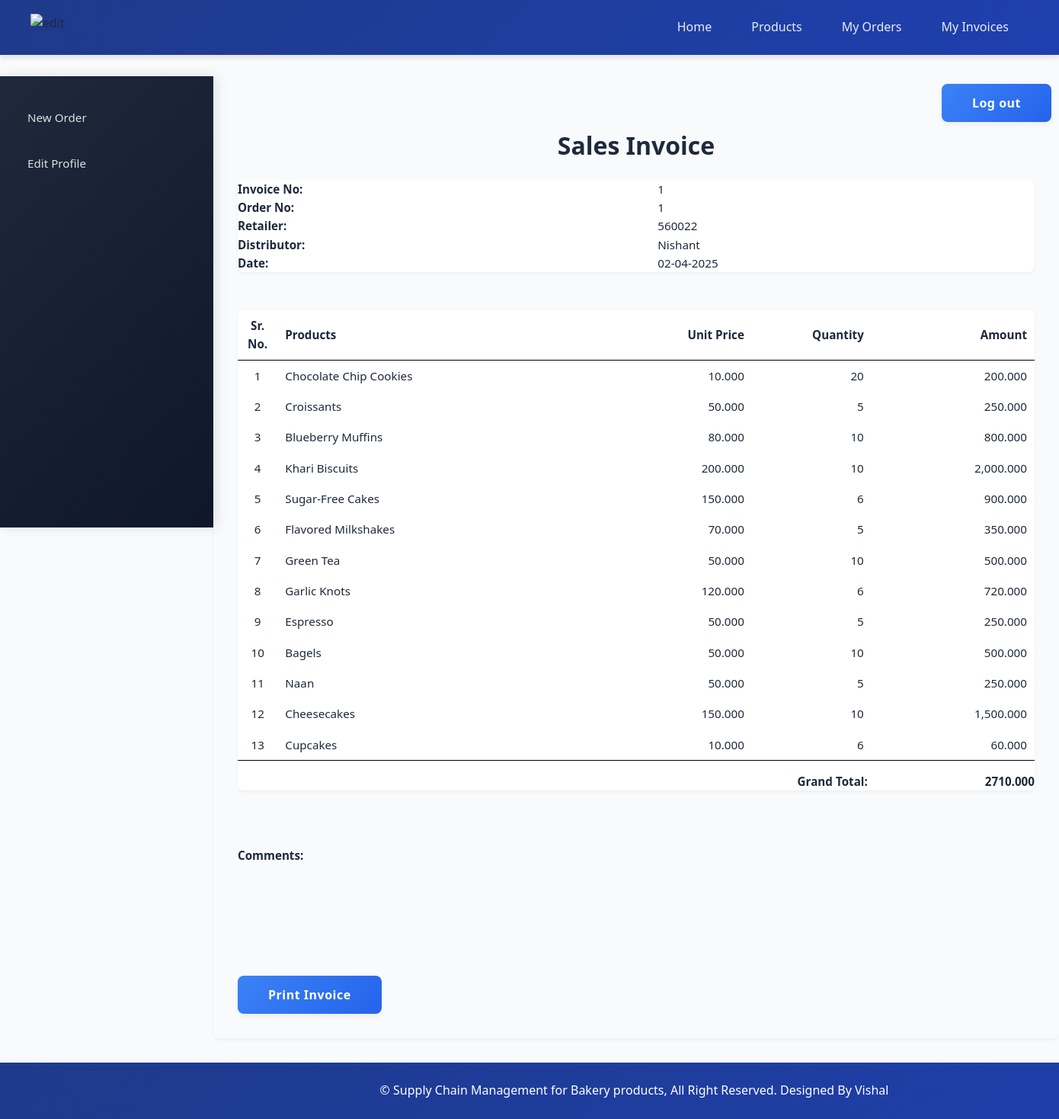
The app's page /retailer/view_invoice_items.php?id=1 (signed in) with its own data.
### tables this page shows
CREATE TABLE `invoice` (
  `invoice_id` int(11) NOT NULL,
  `order_id` int(11) NOT NULL,
  `retailer_id` int(11) NOT NULL,
  `dist_id` int(11) NOT NULL,
  `date` date NOT NULL,
  `total_amount` decimal(10,3) NOT NULL,
  `comments` text DEFAULT NULL
);

CREATE TABLE `area` (
  `area_id` int(11) NOT NULL,
  `area_name` varchar(50) NOT NULL,
  `area_code` varchar(10) NOT NULL
);

CREATE TABLE `distributor` (
  `dist_id` int(11) NOT NULL,
  `dist_name` varchar(25) NOT NULL,
  `dist_email` varchar(50) DEFAULT NULL,
  `dist_phone` varchar(10) NOT NULL,
  `dist_phone2` varchar(10) NOT NULL,
  `dist_address` varchar(200) DEFAULT NULL
);

CREATE TABLE `invoice_items` (
  `invoice_items_id` int(11) NOT NULL,
  `invoice_id` int(11) NOT NULL,
  `product_id` int(11) NOT NULL,
  `quantity` int(6) NOT NULL
);

CREATE TABLE `products` (
  `pro_id` int(11) NOT NULL,
  `pro_name` varchar(25) NOT NULL,
  `pro_desc` text DEFAULT NULL,
  `pro_price` decimal(10,3) NOT NULL,
  `unit` int(11) NOT NULL,
  `pro_cat` int(11) NOT NULL,
  `quantity` int(6) DEFAULT NULL
);

### retailer/view_invoice_items.php (the view, shortened to what this page needs)
<?php
	require("../includes/config.php");
	if(isset($_SESSION['retailer_login'])) {
		if(isset($_GET['id'])){
			$invoice_id = $_GET['id'];
			$queryInvoiceItems = "SELECT *,invoice_items.quantity as quantity FROM invoice,invoice_items,products WHERE invoice.invoice_id='$invoice_id' AND invoice_items.product_id=products.pro_id AND invoice_items.invoice_id=invoice.invoice_id";
			$resultInvoiceItems = mysqli_query($con,$queryInvoiceItems);
			$querySelectInvoice = "SELECT * FROM invoice,retailer,distributor,area WHERE invoice_id='$invoice_id' AND invoice.retailer_id=retailer.retailer_id AND retailer.area_id=area.area_id AND invoice.dist_id=distributor.dist_id";
			$resultSelectInvoice = mysqli_query($con,$querySelectInvoice);
			$rowSelectInvoice = mysqli_fetch_array($resultSelectInvoice);
		}
	}
	else {
		header('Location:../index.php');
	}
?>
<!DOCTYPE html>
<html>
<head>
	<link rel="stylesheet" href="../includes/main_style.css" >
</head>
<body>
	<?php
		include("../includes/nav_retailer.inc.php");
		include("../includes/aside_retailer.inc.php");
	?>
	<section>
	<div id="divToPrint" style="clear:both;" >
		<h1 style="text-align:center;">Sales Invoice</h1>
		<table class="table_infoFormat">
		<tr>
			<td><b> Invoice No: </b></td>
			<td> <?php echo $rowSelectInvoice['invoice_id']; ?> </td>
		</tr>
		<tr>
			<td><b> Order No: </b></td>
			<td> <?php echo $rowSelectInvoice['order_id']; ?> </td>
		</tr>
		<tr>
			<td><b> Retailer: </b></td>
			<td> <?php echo $rowSelectInvoice['area_code']; ?> </td>
		</tr>
		<tr>
			<td><b> Distributor: </b></td>
			<td> <?php echo $rowSelectInvoice['dist_name']; ?> </td>
		</tr>
		<tr>
			<td><b> Date: </b></td>
			<td> <?php echo date("d-m-Y",strtotime($rowSelectInvoice['date'])); ?> </td>
		</tr>
		</table>
		<form action="" method="POST" class="form">
		<table class="table_invoiceFormat" style="width: 100%; border-collapse: collapse; margin-top: 50px;">
    <thead>
        <tr>
            <th style="width: 5%; text-align: center; border-bottom: 1px solid #000; padding: 8px 5px;">Sr. No.</th>
            <th style="width: 45%; text-align: left; border-bottom: 1px solid #000; padding: 8px 10px;">Products</th>
            <th style="width: 15%; text-align: right; border-bottom: 1px solid #000; padding: 8px 15px;">Unit Price</th>
            <th style="width: 15%; text-align: right; border-bottom: 1px solid #000; padding: 8px 15px;">Quantity</th>
            <th style="width: 20%; text-align: right; border-bottom: 1px solid #000; padding: 8px 10px;">Amount</th>
        </tr>
    </thead>
    <tbody>
        <?php $i=1; while($rowInvoiceItems = mysqli_fetch_array($resultInvoiceItems)) { ?>
        <tr>
            <td style="text-align: center; padding: 8px 5px;"><?php echo $i; ?></td>
            <td style="text-align: left; padding: 8px 10px;"><?php echo htmlspecialchars($rowInvoiceItems['pro_name']); ?></td>
            <td style="text-align: right; padding: 8px 15px;"><?php echo number_format($rowInvoiceItems['pro_price'], 3, '.', ','); ?></td>
            <td style="text-align: right; padding: 8px 15px;"><?php echo htmlspecialchars($rowInvoiceItems['quantity']); ?></td>
            <td style="text-align: right; padding: 8px 10px;"><?php echo number_format($rowInvoiceItems['quantity']*$rowInvoiceItems['pro_price'], 3, '.', ','); ?></td>
        </tr>
        <?php $i++; } ?>
        <tr style="height:40px;vertical-align:bottom;">
            <td colspan="4" style="text-align: right; border-top: 1px solid #000; padding-top: 10px; padding-right: 10px;"><b>Grand Total:</b></td>
            <td style="text-align: right; border-top: 1px solid #000; padding-top: 10px; font-weight: bold;">
			<?php
					mysqli_data_seek($resultInvoiceItems,0);
					$rowInvoiceItems = mysqli_fetch_array($resultInvoiceItems);
					echo $rowInvoiceItems['total_amount'];
				?>			</td>
        </tr>
    </tbody>
</table>
		<br/><br/>
		<b>Comments:</b> <br/> <?php echo $rowSelectInvoice['comments']; ?>
		<br/><br/><br/><br/><br/><br/>
		</div>
		<input type="button" value="Print Invoice" class="submit_button" onclick="PrintDiv();" />
	</section>
	<?php
		include("../includes/footer.inc.php");
	?>
</body>
</html>

### includes/main_style.css (style rules this page uses)
* { font-family: 'Segoe UI', Roboto, -apple-system, sans-serif; margin: 0; padding: 0; box-sizing: border-box; }
body { margin: auto; background-color: #f8fafc; color: #1e293b; line-height: 1.6; }
.submit_button { font-size: 1rem; padding: 0.875rem 2.5rem; background: linear-gradient(135deg, #3b82f6 0%, #2563eb 100%); border: none; border-radius: 8px; color: white; cursor: pointer; transition: all 0.3s cubic-bezier(0.4, 0, 0.2, 1); font-weight: 600; letter-spacing: 0.5px; box-shadow: 0 4px 6px rgba(0, 0, 0, 0.05); }
body { margin-left: 280px; min-height: 100vh; margin-top: 100px; overflow-x: hidden; }
section { max-width: 1200px; width: 100%; padding: 2rem; margin: 0 auto; }
section h1 { margin: 0 0 1.5rem; font-weight: 700; color: #1e293b; font-size: 2rem; line-height: 1.3; }
table { border-collapse: separate; border-spacing: 0; width: 100%; margin: 1.5rem 0; font-size: 0.95rem; background: white; border-radius: 8px; overflow: hidden; box-shadow: 0 2px 4px rgba(0, 0, 0, 0.05); }

### records on screen
invoice: invoice_id "1", order "1", area.area_code "560022", dist.dist_name "Nishant", date "02-04-2025", total_amount "2710.000"
invoice_items: product.pro_name "Chocolate Chip Cookies", product.pro_price "10.000", quantity "20", $rowInvoiceItems['quantity']*$rowInvoiceItems['pro_price'] "200.000"
invoice_items: product.pro_name "Croissants", product.pro_price "50.000", quantity "5", $rowInvoiceItems['quantity']*$rowInvoiceItems['pro_price'] "250.000"
invoice_items: product.pro_name "Blueberry Muffins", product.pro_price "80.000", quantity "10", $rowInvoiceItems['quantity']*$rowInvoiceItems['pro_price'] "800.000"
invoice_items: product.pro_name "Khari Biscuits", product.pro_price "200.000", quantity "10", $rowInvoiceItems['quantity']*$rowInvoiceItems['pro_price'] "2,000.000"
invoice_items: product.pro_name "Sugar-Free Cakes", product.pro_price "150.000", quantity "6", $rowInvoiceItems['quantity']*$rowInvoiceItems['pro_price'] "900.000"
invoice_items: product.pro_name "Flavored Milkshakes", product.pro_price "70.000", quantity "5", $rowInvoiceItems['quantity']*$rowInvoiceItems['pro_price'] "350.000"
invoice_items: product.pro_name "Green Tea", product.pro_price "50.000", quantity "10", $rowInvoiceItems['quantity']*$rowInvoiceItems['pro_price'] "500.000"
invoice_items: product.pro_name "Garlic Knots", product.pro_price "120.000", quantity "6", $rowInvoiceItems['quantity']*$rowInvoiceItems['pro_price'] "720.000"
invoice_items: product.pro_name "Espresso", product.pro_price "50.000", quantity "5", $rowInvoiceItems['quantity']*$rowInvoiceItems['pro_price'] "250.000"
invoice_items: product.pro_name "Bagels", product.pro_price "50.000", quantity "10", $rowInvoiceItems['quantity']*$rowInvoiceItems['pro_price'] "500.000"
invoice_items: product.pro_name "Naan", product.pro_price "50.000", quantity "5", $rowInvoiceItems['quantity']*$rowInvoiceItems['pro_price'] "250.000"
invoice_items: product.pro_name "Cheesecakes", product.pro_price "150.000", quantity "10", $rowInvoiceItems['quantity']*$rowInvoiceItems['pro_price'] "1,500.000"
invoice_items: product.pro_name "Cupcakes", product.pro_price "10.000", quantity "6", $rowInvoiceItems['quantity']*$rowInvoiceItems['pro_price'] "60.000"
